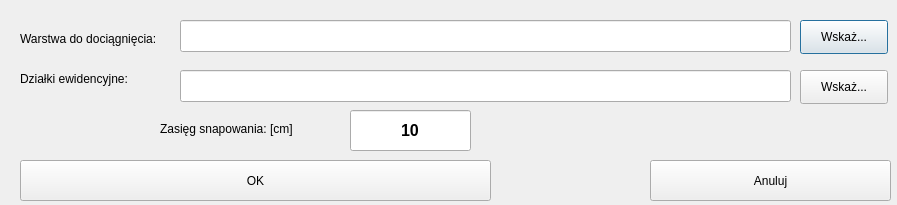
<?xml version="1.0" encoding="UTF-8"?>
<ui version="4.0">
 <class>Dialog</class>
 <widget class="QDialog" name="Dialog">
  <property name="geometry">
   <rect>
    <x>0</x>
    <y>0</y>
    <width>897</width>
    <height>205</height>
   </rect>
  </property>
  <property name="minimumSize">
   <size>
    <width>897</width>
    <height>205</height>
   </size>
  </property>
  <property name="maximumSize">
   <size>
    <width>897</width>
    <height>205</height>
   </size>
  </property>
  <property name="windowTitle">
   <string>Przysnapuj do działek</string>
  </property>
  <widget class="QPushButton" name="pushButton_snap">
   <property name="geometry">
    <rect>
     <x>800</x>
     <y>20</y>
     <width>88</width>
     <height>34</height>
    </rect>
   </property>
   <property name="font">
    <font>
     <family>Arial</family>
    </font>
   </property>
   <property name="text">
    <string>Wskaż...</string>
   </property>
  </widget>
  <widget class="QPushButton" name="pushButton_dz">
   <property name="geometry">
    <rect>
     <x>800</x>
     <y>70</y>
     <width>88</width>
     <height>34</height>
    </rect>
   </property>
   <property name="font">
    <font>
     <family>Arial</family>
    </font>
   </property>
   <property name="text">
    <string>Wskaż...</string>
   </property>
  </widget>
  <widget class="QPushButton" name="pushButton_ok">
   <property name="geometry">
    <rect>
     <x>20</x>
     <y>160</y>
     <width>471</width>
     <height>41</height>
    </rect>
   </property>
   <property name="font">
    <font>
     <family>Arial</family>
    </font>
   </property>
   <property name="text">
    <string>OK</string>
   </property>
  </widget>
  <widget class="QPushButton" name="pushButton_cancel">
   <property name="geometry">
    <rect>
     <x>650</x>
     <y>160</y>
     <width>241</width>
     <height>41</height>
    </rect>
   </property>
   <property name="font">
    <font>
     <family>Arial</family>
    </font>
   </property>
   <property name="text">
    <string>Anuluj</string>
   </property>
  </widget>
  <widget class="QLabel" name="label">
   <property name="geometry">
    <rect>
     <x>20</x>
     <y>30</y>
     <width>161</width>
     <height>18</height>
    </rect>
   </property>
   <property name="font">
    <font>
     <family>Arial</family>
    </font>
   </property>
   <property name="text">
    <string>Warstwa do dociągnięcia:</string>
   </property>
  </widget>
  <widget class="QLabel" name="label_2">
   <property name="geometry">
    <rect>
     <x>20</x>
     <y>70</y>
     <width>151</width>
     <height>18</height>
    </rect>
   </property>
   <property name="font">
    <font>
     <family>Arial</family>
    </font>
   </property>
   <property name="text">
    <string>Działki ewidencyjne:</string>
   </property>
  </widget>
  <widget class="QLabel" name="label_3">
   <property name="geometry">
    <rect>
     <x>160</x>
     <y>120</y>
     <width>181</width>
     <height>18</height>
    </rect>
   </property>
   <property name="font">
    <font>
     <family>Arial</family>
    </font>
   </property>
   <property name="text">
    <string>Zasięg snapowania: [cm]</string>
   </property>
  </widget>
  <widget class="QLineEdit" name="lineEdit_snap">
   <property name="geometry">
    <rect>
     <x>180</x>
     <y>20</y>
     <width>611</width>
     <height>32</height>
    </rect>
   </property>
  </widget>
  <widget class="QLineEdit" name="lineEdit_dz">
   <property name="geometry">
    <rect>
     <x>180</x>
     <y>70</y>
     <width>611</width>
     <height>32</height>
    </rect>
   </property>
  </widget>
  <widget class="QLineEdit" name="lineEdit_cm">
   <property name="geometry">
    <rect>
     <x>350</x>
     <y>110</y>
     <width>121</width>
     <height>41</height>
    </rect>
   </property>
   <property name="font">
    <font>
     <family>Arial</family>
     <pointsize>12</pointsize>
     <weight>75</weight>
     <bold>true</bold>
    </font>
   </property>
   <property name="text">
    <string>10</string>
   </property>
   <property name="alignment">
    <set>Qt::AlignCenter</set>
   </property>
  </widget>
 </widget>
 <resources/>
 <connections/>
</ui>
